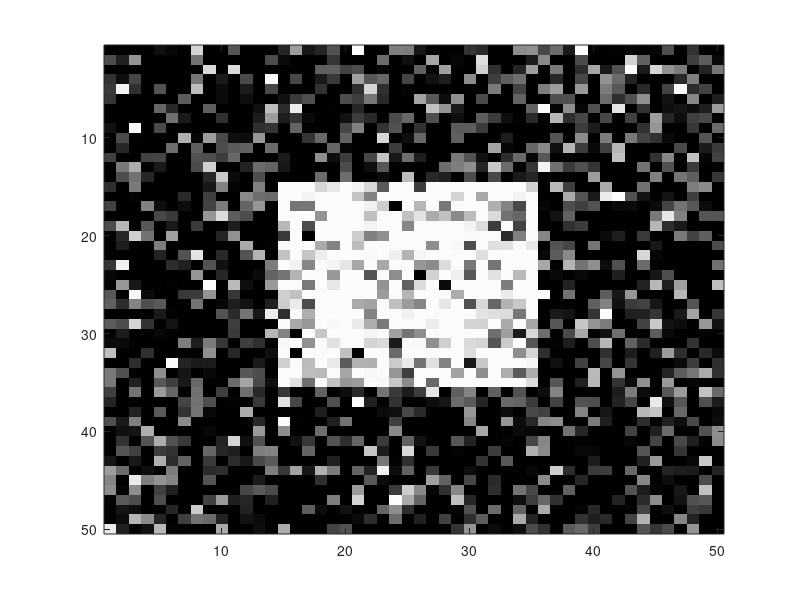

MATLAB code for this plot: (Note: this script raises an error after producing the figure.)
% EECE 8395: Medical Image Segmentation
% Vanderbilt University
% Prof. Jack H. Noble
% Graph Cuts
clear all
close all
clc
% Initialize all of our helper Hash Tables:
global Parent Tree Active EdgeCaps Edges Edge_Lens r c Orphans Orphan_cnt PLengths
r=50;
c=50;
img = zeros(r,c);
img(15:35,15:35) = 1;
% Since we will use to define probability of belonging to S, we don’t want fully hard constraints
% img(img(:)<0.01)=0.01;
% img(img(:)>.99)=.99;
% figure(1); close(1); figure(1); colormap(gray(256));
% image(255*img);

noise = 0.4;
img = zeros(r,c);
img(15:35,15:35) = 1;
rng('default');
img = img +noise*randn(r,c);
img(img(:)<0.01)=0.01;
img(img(:)>.99)=.99;
figure(1); close(1); figure(1); colormap(gray(256));
image(255*img);

% Parameters in our Graph Cut
sigma = 0.2;
lambda = 0.1;

Tree = zeros(r*c+2,1);
Tree(r*c+1)=1; % s
Tree(r*c+2)=2; % t
% The first r*c entries in Tree will contain our final segmentation – 1 for s and 2 for t
Parent = zeros(r*c+2,1);
Active = zeros(r*c+2,1);
nodes = (1:r*c)';
X = mod(nodes-1,r)+1;
Y = floor((nodes-1)/r)+1;
Edges = [X<r,X>1,Y<c,Y>1].*[nodes+1, nodes-1, nodes+r, nodes-r];
Edge_Lens = sum(Edges'>0)';
EdgeCaps = zeros(r*c,6);
EdgeCaps(:,5) = -lambda*log(1-img(:)');%s
EdgeCaps(:,6) = -lambda*log(img(:)');%t
EdgeCaps(:,1) = (1-lambda)*reshape([exp(-((img(1:end-1,:)-img(2:end,:)).^2)/(2*sigma*sigma));-ones(1,c)],[r*c,1]);%x+1
EdgeCaps(:,2) = (1-lambda)*reshape([-ones(1,c);exp(-((img(1:end-1,:)-img(2:end,:)).^2)/(2*sigma*sigma))],[r*c,1]);%x-1
EdgeCaps(:,3) = (1-lambda)*reshape([ exp(-((img(:,1:end-1)-img(:,2:end)).^2)/(2*sigma*sigma)),-ones(r,1)],[r*c,1]);%y+1
EdgeCaps(:,4) = (1-lambda)*reshape([-ones(r,1), exp(-((img(:,1:end-1)-img(:,2:end)).^2)/(2*sigma*sigma))],[r*c,1]);%y-1
for i=1:r*c
    EdgeCaps(i,1:Edge_Lens(i)) = EdgeCaps(i,Edges(i,1:4)>0);
    Edges(i,1:Edge_Lens(i)) = Edges(i,Edges(i,1:4)>0);
end
% PLengths will help us keep track of the length of the current path to each node – this will help us
% construct shorter paths in the adoption step:
PLengths = zeros(r*c+2,1);
% We also need Orphans to be a global so that they can be identified in the Augment step and
% addressed in the Adoption step:
Orphans = zeros(1,10000);
Orphan_cnt = 0;
% Finally, we can actually do the first grow step ourselves in a way that guarantees the initial tree
% assignments match our prior probability distribution function. This reduces a lot of orphan
% adoption operations that would occur if we instead connected all nodes to s initially:
msk = img(:)>0.5;
Active(1:r*c)=1;
Tree(msk)=1;
Tree(~msk)=2;
Parent(msk)=r*c+1;
Parent(~msk)=r*c+2;
% Finally add all the active nodes to the FIFO
FIFOInit(10*r*c);
for i=1:length(nodes)
    FIFOInsert(nodes(i));
end
% And perform the min-cut:
iter=0;
while (1)
    iter=iter+1;
    disp(['iteration ' num2str(iter)])
    P = Grow();
    if ActiveCheck>0
        error('non-active nodes adjacent to free nodes found')
    end
    
    if isempty(P)
        break;
    end
    Augment(P);
    
    while Orphan_cnt
        p=Orphans(Orphan_cnt);
        Orphan_cnt=Orphan_cnt-1;
        neibs=Edges(p);
        for i=1:length(neibs)
            % modify Plengths
            q=neibs(i);
            if q
                % check if path to tree exists
                current_node=q;
                while current_node~= r*c+1 && current_node~= r*c+2 && current_node
                    current_node=Parent(current_node);
                end
                if Tree(p)+r*c==current_node
                    path2tree=1;
                else
                    path2tree=0;
                end
                % adopt
                if Tree(p)==Tree(q) && EdgeCaps(p,i) && path2tree
                    Parent(p)=q;
                    
                    % Active() state of p remains unchanged
                end
            end
        end
        if Parent(p)==-1 % if p not adopted
            neibs=Edges(p);
            for i=1:length(neibs)
                q=neibs(i);
                if q
                    if Tree(p)==Tree(q)
                        if EdgeCaps(p,i)
                            FIFOInsert(q)
                            Active(q)=1;
                        end
                    end
                    if Parent(q)==p
                        Orphan_cnt=Orphan_cnt+1;
                        Orphans(Orphan_cnt)=q;
                        Parent(q)=-1;
                    end
                end
                Tree(p)=0;
                Active(p)=0;
            end
        end
    end
end
figure(2); close(2); figure(2); colormap(gray(256));
image(reshape(Tree(1:r*c)*255/2,[r,c]));